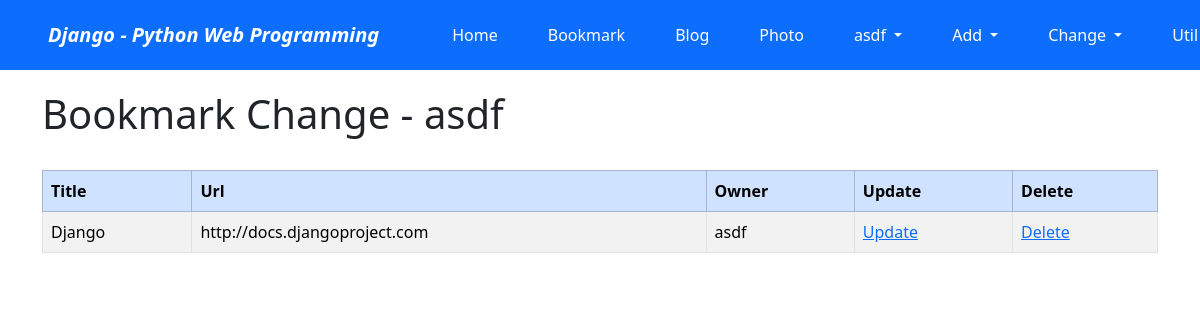
The app's page /bookmark/change/ (signed in) with its own data.
### bookmark/models.py (models this page shows, shortened)
class Bookmark(models.Model):
    title = models.CharField('TITLE', max_length=100, blank=True)
    url = models.URLField('URL', unique=True)
    owner = models.ForeignKey(User, on_delete=models.CASCADE, blank=True, null=True)

### bookmark/views.py (the view)
# urls.py: path('change/', views.BookmarkChangeLV.as_view(), name="change",),
class BookmarkChangeLV(LoginRequiredMixin, ListView):
    template_name = 'bookmark/bookmark_change_list.html'
    def get_queryset(self):
        return Bookmark.objects.filter(owner=self.request.user)

### bookmark/templates/bookmark/bookmark_change_list.html (shortened to what this page needs)
{% extends "base.html" %}
{% block content %}
<h1>Bookmark Change - {{user}}</h1>
<br>
<table class="table table-bordered table-condensed table-striped">
    <thead>
        <tr class="table-primary">
            <th>Title</th>
            <th>Url</th>
            <th>Owner</th>
            <th>Update</th>
            <th>Delete</th>
        </tr>
    </thead>
    <tbody>
        {% for item in object_list %}
        <tr>
            <td>{{ item.title }}</td>
            <td>{{ item.url }}</td>
            <td>{{ item.owner }}</td>
            <td>
                <a href="{% url 'bookmark:update' item.id %}">
                    Update
                </a>
            </td>
            <td>
                <a href="{% url 'bookmark:delete' item.id %}">
                    Delete
                </a>
            </td>
        </tr>
        {% endfor %}
    </tbody>
</table>
{% endblock %}

### templates/base.html (shortened to what this page needs)
<!DOCTYPE html>
<html lang="ko">
<head>
    <link rel="stylesheet"
          href="https://cdn.jsdelivr.net/npm/bootstrap@5.3.8/dist/css/bootstrap.min.css">
</head>
<body style="padding-top: 90px;">
<nav class="navbar navbar-expand-lg navbar-dark bg-primary fixed-top">
    <span class="navbar-brand mx-5 mb-0 fw-bold fst-italic">
        Django - Python Web Programming
    </span>
    <div class="collapse navbar-collapse" id="navbarSupportedContent">
        <ul class="navbar-nav me-auto">
            <li class="nav-item mx-1 btn btn-primary">
                <a class="nav-link text-white"
                   href="{% url 'home' %}">
                    Home
                </a>
            </li>
            <li class="nav-item mx-1 btn btn-primary">
                <a class="nav-link text-white"
                   href="{% url 'bookmark:index' %}">
                    Bookmark
                </a>
            </li>
            <li class="nav-item mx-1 btn btn-primary">
                <a class="nav-link text-white"
                   href="{% url 'blog:index' %}">
                    Blog
                </a>
            </li>
            <li class="nav-item mx-1 btn btn-primary">
                <a class="nav-link text-white"
                   href="{% url 'photo:index' %}">
                    Photo
                </a>
            </li>
            <li class="nav-item dropdown mx-1 btn btn-primary">
                {% if user.is_active %}
                    <a class="nav-link dropdown-toggle text-white"
                    href="#"
                    role="button"
                    data-bs-toggle="dropdown"
                    aria-expanded="false">
                        {{ user.get_short_name|default:user.get_username }}
                    </a>
                {% endif %}
            </li>
            <li class="nav-item dropdown mx-1 btn btn-primary">
                <a class="nav-link dropdown-toggle text-white"
                href="#"
                data-bs-toggle="dropdown">
                    Add
                </a>
            </li>
            <li class="nav-item dropdown mx-1 btn btn-primary">
                <a class="nav-link dropdown-toggle text-white"
                href="#"
                data-bs-toggle="dropdown">
                    Change
                </a>
            </li>
            <li class="nav-item dropdown mx-1 btn btn-primary">
                <a class="nav-link dropdown-toggle text-white"
                   href="#"
                   role="button"
                   data-bs-toggle="dropdown"
                   aria-expanded="false">
                    Util
                </a>
            </li>
        </ul>
    </div>
</nav>
<div class="container">
    {% block content %}
    {% endblock %}
</div>
</body>
</html>

### records on screen
Bookmark: title "Django", url "http://docs.djangoproject.com", owner "asdf"

### other values on screen
{{ user.get_short_name|default:user.get_username }} "asdf"
{{ user }} "asdf"
